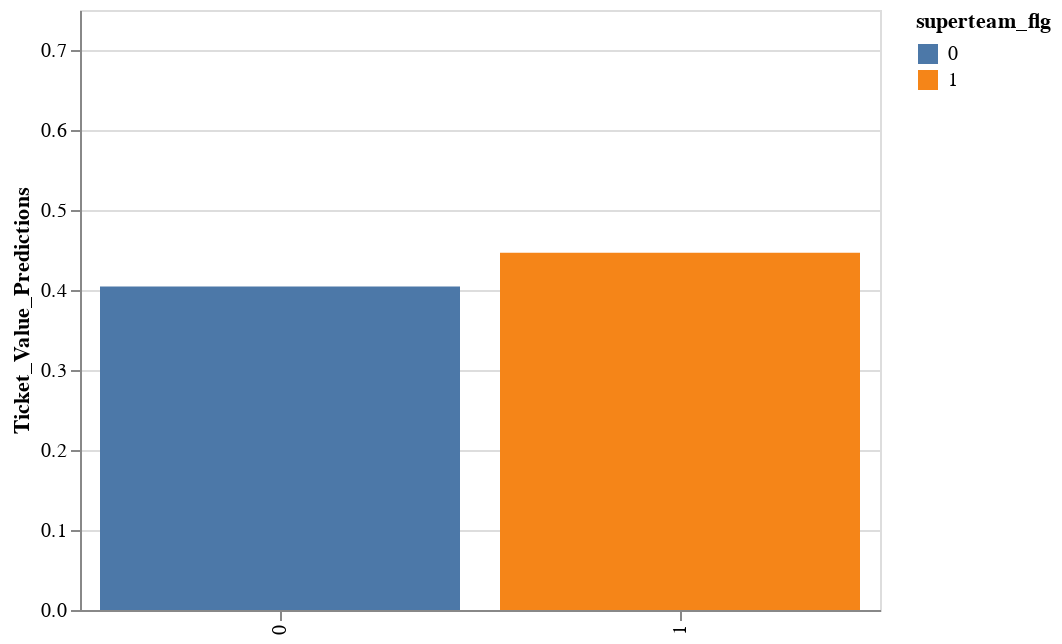

Source (notebook cell):
### Code cell
alt.Chart(pdp_predictions).mark_bar().encode(
    x=alt.X('superteam_flg:O', title=''),
    y=alt.Y('Ticket_Value_Predictions:Q', scale=alt.Scale(domain=[0, .75])),    
    color='superteam_flg:N'
)

### Figure 1 — Vega-Lite specification as saved in the notebook (floating-point values rounded to 4 significant figures)
{"$schema": "https://vega.github.io/schema/vega-lite/v2.6.0.json", "config": {"background": "white", "view": {"height": 300, "width": 400}}, "data": {"name": "data-3ec7eb4c60a284df9fd85efef939a07c"}, "datasets": {"data-3ec7eb4c60a284df9fd85efef939a07c": [{"Day_Of_WeekFri": 0.183, "Day_Of_WeekMon": 0.1444, "Day_Of_WeekSat": 0.1528, "Day_Of_WeekSun": 0.1204, "Day_Of_WeekThu": 0.08863, "Day_Of_WeekTue": 0.1197, "Day_Of_WeekWed": 0.191, "Losses_Entering_Gm": 20.12, "Salaries": 106000000.0, "Season_2014-15": 0, "Season_2015-16": 0, "Season_2016-17": 0.4976, "Season_2017-18": 0.5024, "TV_Rating_Predictions": 0.5141, "Team_Atlanta": 0.03455, "Team_Boston": 0.03433, "Team_Brooklyn": 0, "Team_Charlotte": 0.03476, "Team_Chicago": 0.03455, "Team_Cleveland": 0.03455, "Team_Dallas": 0.03348, "Team_Denver": 0.03412, "Team_Detroit": 0.03476, "Team_Golden State": 0.03455, "Team_Houston": 0.03476, "Team_Indiana": 0.03455, "Team_L.A. Clippers": 0.03476, "Team_L.A. Lakers": 0.03455, "Team_Memphis": 0.03455, "Team_Miami": 0.03455, "Team_Milwaukee": 0.03476, "Team_Minnesota": 0.03455, "Team_New Orleans": 0.03455, "Team_New York": 0.03455, "Team_Oklahoma City": 0.03412, "Team_Orlando": 0.03476, "Team_Philadelphia": 0.03433, "Team_Phoenix": 0.03433, "Team_Portland": 0.03455, "Team_Sacramento": 0.03369, "Team_San Antonio": 0.03433, "Team_Toronto": 0.03455, "Team_Utah": 0.03476, "Team_Washington": 0.03476, "Ticket_Value_Predictions": 0.4043, "Tot_RPM": -0.002952, "Tot_WINS": 0.005754, "WIN_Perc": 0.5076, "Wins_Entering_Gm": 20.82, "market_size": 2.205, "player1_DRPM": 0.1265, "player1_ORPM": 1.478, "player1_RPM": 1.604, "player1_RPM_portion": 0.0001801, "player1_WINS": 7.431, "player1_WINS_portion": 0.0008481, "player1_minutes": 36.43, "player2_DRPM": -0.03621, "player2_ORPM": 1.03, "player2_RPM": 0.9943, "player2_RPM_portion": 0.0001177, "player2_WINS": 6.118, "player2_WINS_portion": 0.0007475, "player2_minutes": 33.97, "player3_DRPM": 0.1707, "player3_ORPM": 0.4182, "player3_RPM": 0.5889, "player3_RPM_portion": 7.189e-05, "player3_WINS": 5.178, "player3_WINS_portion": 0.0006757, "player3_minutes": 31.74, "player4_DRPM": 0.1226, "player4_ORPM": 0.02932, "player4_RPM": 0.1519, "player4_RPM_portion": 1.612e-05, "player4_WINS": 4.279, "player4_WINS_portion": 0.0006021, "player4_minutes": 29.42, "player5_DRPM": 0.1511, "player5_ORPM": -0.3576, "player5_RPM": -0.2065, "player5_RPM_portion": -3.604e-05, "player5_WINS": 3.537, "player5_WINS_portion": 0.0005522, "player5_minutes": 26.64, "player6_DRPM": -0.1128, "player6_ORPM": -0.5993, "player6_RPM": -0.7121, "player6_RPM_portion": -0.000136, "player6_WINS": 2.61, "player6_WINS_portion": 0.0004732, "player6_minutes": 22.92, "player7_DRPM": -0.02517, "player7_ORPM": -0.8544, "player7_RPM": -0.8796, "player7_RPM_portion": -0.0001949, "player7_WINS": 2.204, "player7_WINS_portion": 0.0004635, "player7_minutes": 19.76, "player8_DRPM": 0.07333, "player8_ORPM": -1.088, "player8_RPM": -1.014, "player8_RPM_portion": -0.0002696, "player8_WINS": 1.83, "player8_WINS_portion": 0.0004622, "player8_minutes": 16.69, "superteam_flg": 0}, {"Day_Of_WeekFri": 0.183, "Day_Of_WeekMon": 0.1444, "Day_Of_WeekSat": 0.1528, "Day_Of_WeekSun": 0.1204, "Day_Of_WeekThu": 0.08863, "Day_Of_WeekTue": 0.1197, "Day_Of_WeekWed": 0.191, "Losses_Entering_Gm": 20.12, "Salaries": 106000000.0, "Season_2014-15": 0, "Season_2015-16": 0, "Season_2016-17": 0.4976, "Season_2017-18": 0.5024, "TV_Rating_Predictions": 0.5331, "Team_Atlanta": 0.03455, "Team_Boston": 0.03433, "Team_Brooklyn": 0, "Team_Charlotte": 0.03476, "Team_Chicago": 0.03455, "Team_Cleveland": 0.03455, "Team_Dallas": 0.03348, "Team_Denver": 0.03412, "Team_Detroit": 0.03476, "Team_Golden State": 0.03455, "Team_Houston": 0.03476, "Team_Indiana": 0.03455, "Team_L.A. Clippers": 0.03476, "Team_L.A. Lakers": 0.03455, "Team_Memphis": 0.03455, "Team_Miami": 0.03455, "Team_Milwaukee": 0.03476, "Team_Minnesota": 0.03455, "Team_New Orleans": 0.03455, "Team_New York": 0.03455, "Team_Oklahoma City": 0.03412, "Team_Orlando": 0.03476, "Team_Philadelphia": 0.03433, "Team_Phoenix": 0.03433, "Team_Portland": 0.03455, "Team_Sacramento": 0.03369, "Team_San Antonio": 0.03433, "Team_Toronto": 0.03455, "Team_Utah": 0.03476, "Team_Washington": 0.03476, "Ticket_Value_Predictions": 0.4466, "Tot_RPM": -0.002952, "Tot_WINS": 0.005754, "WIN_Perc": 0.5076, "Wins_Entering_Gm": 20.82, "market_size": 2.205, "player1_DRPM": 0.1265, "player1_ORPM": 1.478, "player1_RPM": 1.604, "player1_RPM_portion": 0.0001801, "player1_WINS": 7.431, "player1_WINS_portion": 0.0008481, "player1_minutes": 36.43, "player2_DRPM": -0.03621, "player2_ORPM": 1.03, "player2_RPM": 0.9943, "player2_RPM_portion": 0.0001177, "player2_WINS": 6.118, "player2_WINS_portion": 0.0007475, "player2_minutes": 33.97, "player3_DRPM": 0.1707, "player3_ORPM": 0.4182, "player3_RPM": 0.5889, "player3_RPM_portion": 7.189e-05, "player3_WINS": 5.178, "player3_WINS_portion": 0.0006757, "player3_minutes": 31.74, "player4_DRPM": 0.1226, "player4_ORPM": 0.02932, "player4_RPM": 0.1519, "player4_RPM_portion": 1.612e-05, "player4_WINS": 4.279, "player4_WINS_portion": 0.0006021, "player4_minutes": 29.42, "player5_DRPM": 0.1511, "player5_ORPM": -0.3576, "player5_RPM": -0.2065, "player5_RPM_portion": -3.604e-05, "player5_WINS": 3.537, "player5_WINS_portion": 0.0005522, "player5_minutes": 26.64, "player6_DRPM": -0.1128, "player6_ORPM": -0.5993, "player6_RPM": -0.7121, "player6_RPM_portion": -0.000136, "player6_WINS": 2.61, "player6_WINS_portion": 0.0004732, "player6_minutes": 22.92, "player7_DRPM": -0.02517, "player7_ORPM": -0.8544, "player7_RPM": -0.8796, "player7_RPM_portion": -0.0001949, "player7_WINS": 2.204, "player7_WINS_portion": 0.0004635, "player7_minutes": 19.76, "player8_DRPM": 0.07333, "player8_ORPM": -1.088, "player8_RPM": -1.014, "player8_RPM_portion": -0.0002696, "player8_WINS": 1.83, "player8_WINS_portion": 0.0004622, "player8_minutes": 16.69, "superteam_flg": 1}]}, "encoding": {"color": {"field": "superteam_flg", "type": "nominal"}, "x": {"field": "superteam_flg", "title": "", "type": "ordinal"}, "y": {"field": "Ticket_Value_Predictions", "scale": {"domain": [0, 0.75]}, "type": "quantitative"}}, "mark": "bar"}
